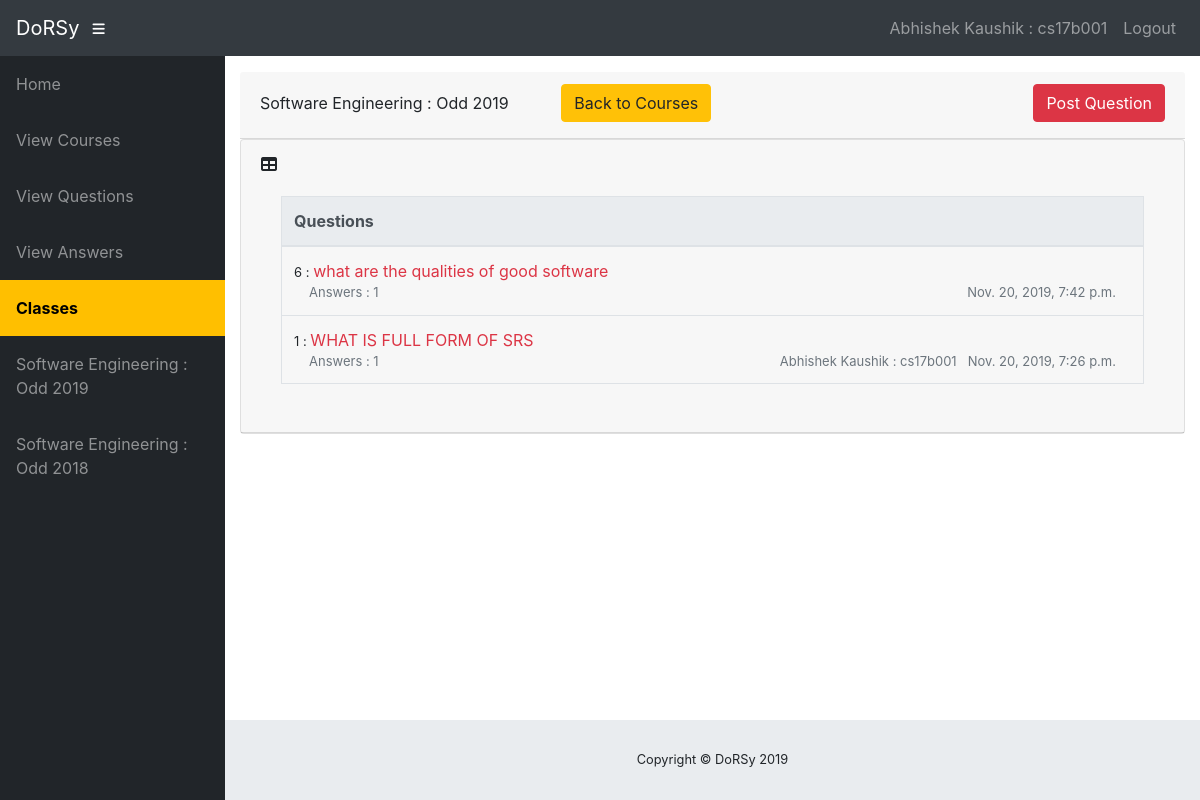
The page /info/student/1/cs17b001/coursestream/ (signed in) on the database its author committed.
### info/models.py (models this page shows, shortened)
class User(AbstractUser):
    @property
    def is_student(self):
        if hasattr(self, 'student'):
            return True
        return False
    @property
    def is_teacher(self):
        if hasattr(self, 'teacher'):
            return True
        return False

class Student(models.Model):
    user = models.OneToOneField(User, on_delete=models.CASCADE, null=True)
    sex = models.CharField(max_length=50, choices=sex_choice, default='Male')
    dept = models.ForeignKey(Dept, on_delete=models.CASCADE, default=1)
    id = models.CharField(primary_key=True, max_length=100, default=1)
    batch = models.IntegerField(default=2019)
    DOB = models.DateField(default='1999-01-01')
    def __str__(self):
        d = User.objects.get(username=self.user)
        return '%s : %s' % (d.get_full_name(), self.id)

class Class(models.Model):
    id = models.AutoField(primary_key=True)
    course = models.ForeignKey(Course, on_delete=models.CASCADE, null=True, db_index=False)
    sem = models.CharField(max_length=50, choices=sem_type, default='Odd')
    year = models.IntegerField(default=2019)
    teacher = models.ForeignKey(Teacher, on_delete=models.CASCADE, null=True, db_index=False)
    class Meta:
        verbose_name_plural = 'classes'
    def __str__(self):
        d = Course.objects.get(name=self.course)
        return '%s : %s %d' % (d.name, self.sem, self.year)
    @property
    def is_student_class(self) :
        x = StudentCourse.objects.filter(course_class=self)
        y = []
        for items in x :
            y.append(items.student)
        return y

class Course(models.Model):
    dept = models.ForeignKey(Dept, on_delete=models.CASCADE, default=1)
    id = models.CharField(primary_key=True, max_length=50)
    name = models.CharField(max_length=50)
    def __str__(self):
        return self.name

class Question(models.Model) :
	id = models.AutoField(primary_key=True)
	q_class = models.ForeignKey(Class, on_delete=models.CASCADE, default=1)
	content = models.CharField(max_length=1000)
	user = models.ForeignKey(User, on_delete=models.CASCADE, default=1)
	date = models.DateTimeField()
	answered = models.IntegerField(default=0)

### info/views.py (the view)
# urls.py: path('student/<str:c_class_id>/<str:stud_id>/coursestream/', views.course_stream, name='course_stream'),
@login_required()
def course_stream(request, c_class_id, stud_id):
	c_class = Class.objects.get(id=c_class_id)
	stud = Student.objects.get(id=stud_id)
	att_list1 = Question.objects.filter(q_class=c_class).order_by('-date')
	att_list2 = Class.objects.filter(course=c_class.course).order_by('-year')
	att_list3 = stud
	att_list4 = c_class
	return render(request, 'info/course_stream.html', {'att_list1' : att_list1, 'att_list2' : att_list2, 'att_list3' : att_list3, 'att_list4' : att_list4})

### info/templates/info/course_stream.html (shortened to what this page needs)
<!DOCTYPE html>
<html lang="en">
  <head>
      {% load static %}
    <link href="{% static '/info/bootstrap/vendor/bootstrap/css/bootstrap.min.css' %}" rel="stylesheet">
    <link href="{% static '/info/bootstrap/vendor/fontawesome-free/css/all.min.css' %}" rel="stylesheet" type="text/css">
    <link href="{% static '/info/bootstrap/vendor/datatables/dataTables.bootstrap4.css' %}" rel="stylesheet">
    <link href="{% static '/info/bootstrap/css/sb-admin.css' %}" rel="stylesheet">
  </head>
  <body id="page-top">
    <nav class="navbar navbar-expand navbar-dark bg-dark static-top">
      <a class="navbar-brand mr-1" href="{% url 'index' %}">DoRSy</a>
      <button class="btn btn-link btn-sm text-white order-1 order-sm-0" id="sidebarToggle" href="#">
        <i class="fas fa-bars"></i>
      </button>
        <div class="collapse navbar-collapse" id="navbarResponsive">
          <ul class="navbar-nav ml-auto">
            <li class="nav-item">
                {% if request.user.is_student %}
                    <a class="nav-link">{{ request.user.student }}</a>
                {% elif request.user.is_teacher %}
                    <a class="nav-link">{{ request.user.teacher }}</a>
                {% endif %}
            </li>
            <li class="nav-item">
                <a class="nav-link" href="#" data-toggle="modal" data-target="#logoutModal">Logout</a>
            </li>
          </ul>
        </div>
    </nav>
    <div id="wrapper">
      <ul class="sidebar navbar-nav">
            <li class="nav-item">
              <a class="nav-link" href="{% url 'index' %}">
                <span>Home</span>
              </a>
            </li>
            <li class="nav-item">
              <a class="nav-link" href="{% url 'viewcourse' request.user.student.id %}">
                <span>View Courses</span>
              </a>
            </li>
            <li class="nav-item">
              <a class="nav-link" href="{% url 'personalques' request.user.student.id %}">
                <span>View Questions</span>
              </a>
            </li>
            <li class="nav-item">
              <a class="nav-link" href="{% url 'personalans' request.user.student.id %}">
                <span>View Answers</span>
              </a>
            </li>
            <li class="nav-item">
              <a class="nav-link" style="background-color:#ffbf00;">
               <span><b><font color="#000000">Classes</font></b></span>
             </a>
            </li>
            {% for a in att_list2 %}
            {% if att_list3 in a.is_student_class %}
            <li class="nav-item">
              <a class="nav-link" href="{% url 'course_stream' a.id request.user.student.id %}">
                <span>{{ a }}</span>
              </a>
            </li>
            {% else %}
            <li class="nav-item">
              <a class="nav-link" href="{% url 'post_disable_course_stream' a.id request.user.student.id %}">
                <span>{{ a }}</span>
              </a>
            </li>
            {% endif %}
            {% empty %}
                <p>Course has no classes</p>
            {% endfor %}
      </ul>
      <div id="content-wrapper">
        <div class="container-fluid">
            {% block content %}
             <div class="card-header">{{ att_list4 }}
              <a  class=" ml-5 mb-1 text-right btn btn-md btn-warning" href="{% url 'viewcourse' request.user.student.id %}">Back to Courses</a>
              <a  class=" ml-5 mb-2 text-right btn btn-md btn-danger" style="float : right;" href="{% url 'forpost' att_list4.id request.user.student.id %}">Post Question</a>
             </div>
             <div class="card mb-3">
            <div class="card-header">
              <i class="fas fa-table"></i>
            <div class="card-body">
              <div class="table-responsive">
                <table class="table table-bordered text-left" id="dataTable" width="100%" cellspacing="0">
                  <thead class="thead-light ">
                    <tr>
                        <th>Questions</th>
                    </tr>
                  </thead>
                  <tbody>
                    {% for a in att_list1 %}
                    <tr>
                        <td>
                          <font size="2">{{a.id}} : </font>
                          {% if a.answered > 0 %}
                            <a href="{% url 'viewques' a.id request.user.student.id 0 %}" class="text-danger">{{ a.content }}</a>
                          {% else %}
                            <a href="{% url 'viewques' a.id request.user.student.id 0 %}" class="text-info">{{ a.content }}</a>
                          {% endif %}
                          <font size="2">
                          <div class="container text-secondary">
                            <div class="row">
                              <div class="col"> Answers :
                          {{a.answered}}</div>
                              <div class="col" align="right">
                                {% if a.user == request.user %}
                                  {{a.user.student}} &nbsp;
                                {% endif %}
                          {{a.date}}</div></div></div></font>
                        </td>
                    </tr>
                    {% empty %}
                            <p>Class has no questions</p>
                    {% endfor %}
                  </tbody>
                </table>
              </div>
            </div>
          </div>
            {% endblock %}
        </div>
 <footer class="sticky-footer">
          <div class="container my-auto">
            <div class="copyright text-center my-auto">
              <span>Copyright © DoRSy 2019</span>
            </div>
          </div>
        </footer>
      </div>
    </div>
  </body>
</html>

### rows shown on the page
User: user.student "Abhishek Kaushik : cs17b001"
Class: course+sem+year "Software Engineering : Odd 2019"
Class: course+sem+year "Software Engineering : Odd 2018"
Question: id "6", content "what are the qualities of good software", answered "1", date "Nov. 20, 2019, 7:42 p.m."
Question: id "1", content "WHAT IS FULL FORM OF SRS", answered "1", user.student "Abhishek Kaushik : cs17b001", date "Nov. 20, 2019, 7:26 p.m."
